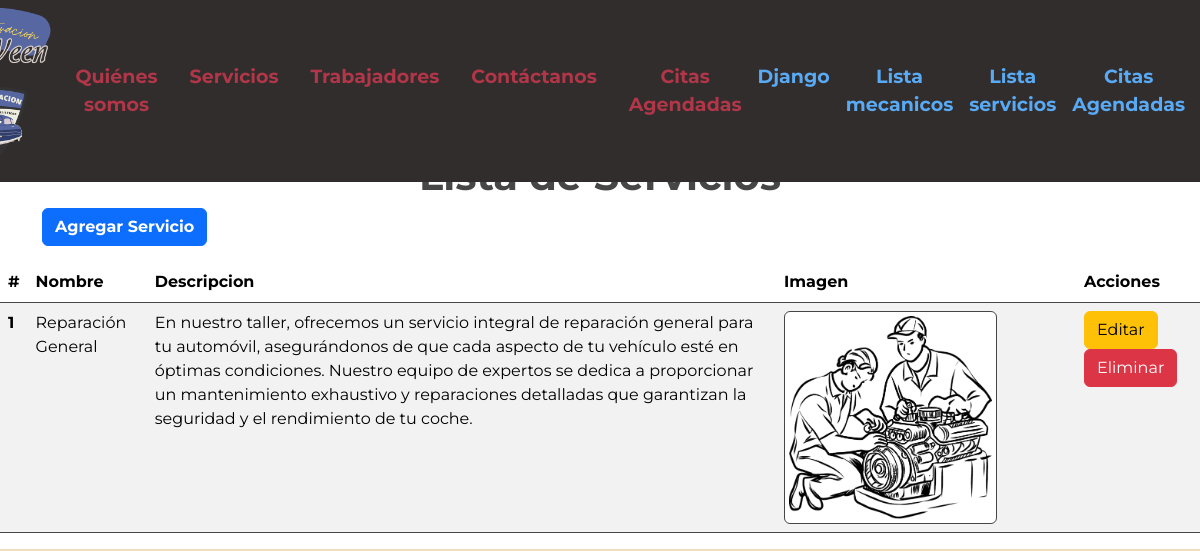
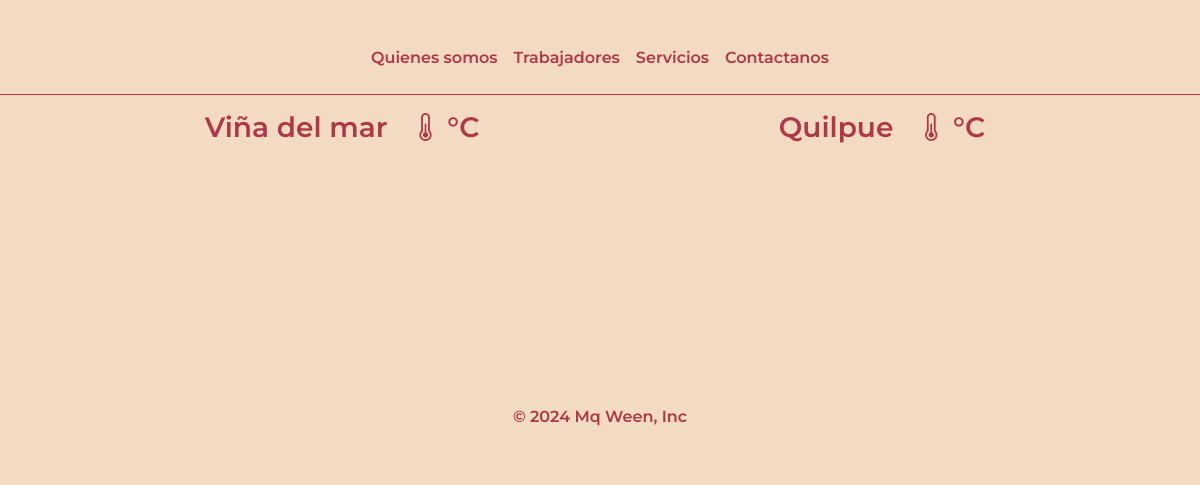
Before: /servicio_list/ (signed in) with the older database file (2 pictures, top to bottom).
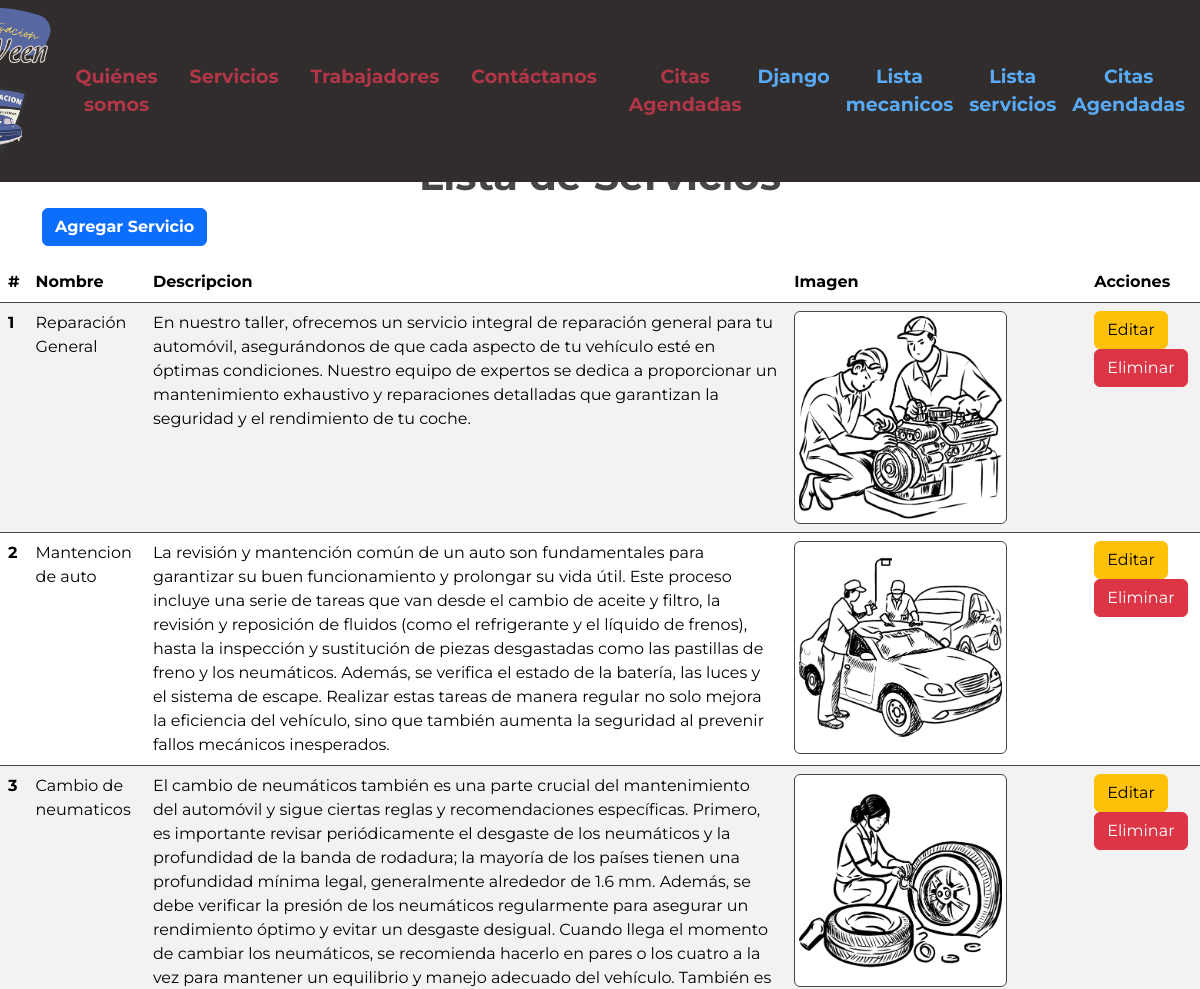
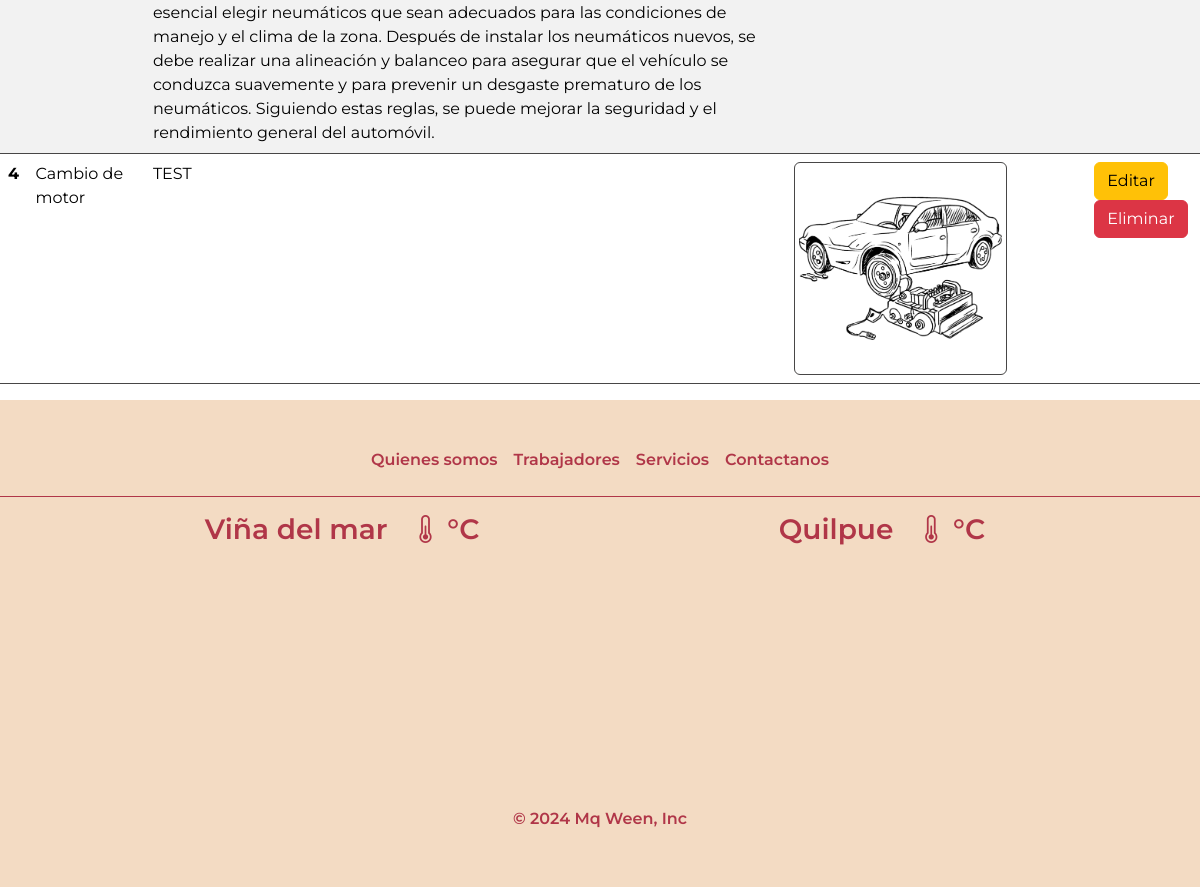
After: the same page with the newer database file (2 pictures, top to bottom).
### base/models.py (models this page shows, shortened)
class Servicio(models.Model):
    id_servicio = models.AutoField(primary_key=True)
    nombre = models.CharField(max_length=50)
    precio = models.IntegerField(null=True,validators=[MaxValueValidator(9999999999)])
    descripcion = models.TextField()
    imagen = models.ImageField(upload_to='servicios', null=True, blank=True)
    def __str__(self):
        return self.nombre

### base/views.py (the view)
# urls.py: path('servicio_list/', views.servicio_list, name='servicio_list'),
@login_required
def servicio_list(request):
    servicios = Servicio.objects.all()
    context = {
        "servicios":servicios,
        "soy_admin" :soy_admin(request.user)
    }
    return render(request, 'base/servicio_list.html', context)

### base/views.py (called while the page is built)
def soy_admin(user):
    return user.is_authenticated and (user.is_staff or user.is_superuser)

### base/templates/base/servicio_list.html (shortened to what this page needs)
{% extends '../base.html' %}
{% load static %}
{% block content %}
    <section style="height: 100%; margin-top: 5rem; background-color: var(--blanco);">
        <div class="container mb-3 mt-5 pt-4 flex-column align-items-center justify-content-center">
            <div>
                <h1 class="mt-5 text-center fw-bold" style="color: var(--gris);">Lista de Servicios</h1>
            </div>
            <div>
                <a href="{% url 'servicio_add_no_id' %}" class="btn btn-primary fw-bold texto-color">Agregar Servicio</a>
            </div>
        </div>
        <div class="table-responsive">
            <table class="table table-striped table-hover">
                <thead class="thead-dark">
                    <tr>
                        <th scope="col">#</th>
                        <th scope="col">Nombre</th>
                        <th scope="col">Descripcion</th>
                        <th scope="col">Imagen</th>
                        <th scope="col">Acciones</th>
                    </tr>
                </thead>
                <tbody>
                    {% for Servicio in servicios %}
                        <tr>
                            <th scope="row">{{ Servicio.id_servicio }}</th>
                            <td>{{ Servicio }}</td>
                            <td>{{ Servicio.descripcion }}</td>
                            <td class="w-25">
                                {% if Servicio.imagen %}
                                    <img class="img-thumbnail w-75" src="{{ Servicio.imagen.url}}" alt="Imagen del Servicio">
                                {% else %}
                                    <p>Sin Imagen</p>
                                {% endif %}</td>
                            <td>
                                <a href="{% url 'servicio_add' Servicio.id_servicio %}" class="btn btn-warning">Editar</a>
                                <a href="{% url 'servicio_delete' Servicio.id_servicio %}" class="btn btn-danger">Eliminar</a>
                            </td>
                        </tr>
                    {% endfor %}
                </tbody>
            </table>
        </div>
    </section>
    {% endblock %}

Changed rows visible on the page:
added Servicio: id_servicio "2", nombre "Mantencion de auto", descripcion "La revisión y mantención común de un auto son fundamentales para garantizar su buen funcionamiento y prolongar su vida útil. Este proceso incluye una serie de tareas que van desde el cambio de aceite y filtro, la revisión y reposición de fluidos (como el refrigerante y el líquido de frenos), hasta la inspección y sustitución de piezas desgastadas como las pastillas de freno y los neumáticos. Además, se verifica el estado de la batería, las luces y el sistema de escape. Realizar estas tareas de manera regular no solo mejora la eficiencia del vehículo, sino que también aumenta la seguridad al prevenir fallos mecánicos inesperados.", imagen (picture)
added Servicio: id_servicio "3", nombre "Cambio de neumaticos", descripcion "El cambio de neumáticos también es una parte crucial del mantenimiento del automóvil y sigue ciertas reglas y recomendaciones específicas. Primero, es importante revisar periódicamente el desgaste de los neumáticos y la profundidad de la banda de rodadura; la mayoría de los países tienen una profundidad mínima legal, generalmente alrededor de 1.6 mm. Además, se debe verificar la presión de los neumáticos regularmente para asegurar un rendimiento óptimo y evitar un desgaste desigual. Cuando llega el momento de cambiar los neumáticos, se recomienda hacerlo en pares o los cuatro a la vez para mantener un equilibrio y manejo adecuado del vehículo. También es esencial elegir neumáticos que sean…", imagen (picture)
added Servicio: id_servicio "4", nombre "Cambio de motor", descripcion "TEST", imagen (picture)
